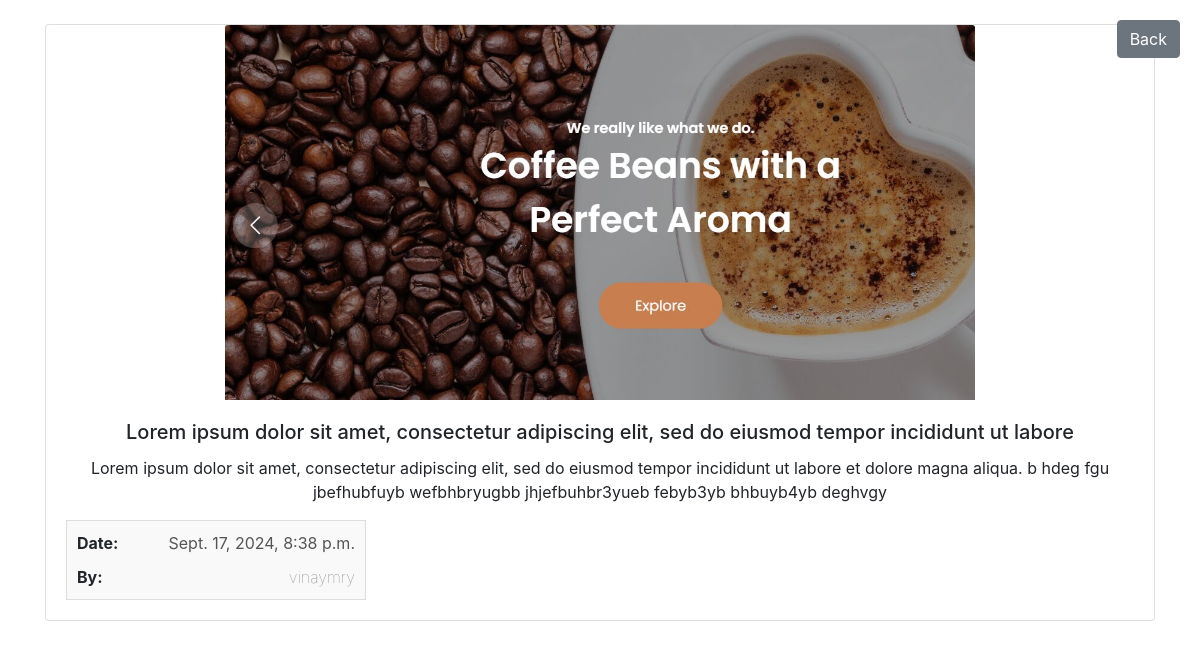
Page /newsdetail/lorem-ipsum-dolor-sit-amet-consectetur-adipiscin-2 on the committed database.
### tweet/models.py (models this page shows, shortened)
class Tweet(models.Model):
 title=models.CharField(max_length=100,default='Untitled')
 user=models.ForeignKey(User,on_delete=models.CASCADE)
 text=models.TextField(max_length=400)
 photo=models.ImageField(upload_to='photo/',blank=True,null=True)
 created_at=models.DateTimeField(auto_now_add=True)
 updated_at=models.DateTimeField(auto_now=True)
 slug=AutoSlugField(populate_from='title',unique=True,null=True,default=None)

### tweet/views.py (the view)
# urls.py: path('newsdetail/<slug>',views.newsdetail)
def newsdetail(request,slug):
    newsdetail=Tweet.objects.get(slug=slug)
    data={
        'newsdetail':newsdetail
    }
    return render(request,'newsdetail.html',data)

### tweet/templates/newsdetail.html (shortened to what this page needs)
<!DOCTYPE html>
<html lang="en">
<head>
    <link href="https://stackpath.bootstrapcdn.com/bootstrap/4.5.2/css/bootstrap.min.css" rel="stylesheet">
</head>
<body>
    <div class="container mt-4">
        <a href="{% url 'tweet_list' %}" class="btn btn-secondary back-button">Back</a>
        <div class="card">
            {% if newsdetail.photo %}
                <img src="{{ newsdetail.photo.url }}" class="card-img-top" alt="Tweet photo">
            {% else %}
                <img src="https://via.placeholder.com/750x375" class="card-img-top" alt="Placeholder image">
            {% endif %}
            <div class="card-body">
                <h5 class="card-title">{{ newsdetail.title }}</h5>
                <p class="card-text">{{ newsdetail.text }}</p>
                <div style="border: 1px solid #ddd; padding: 10px; width: 300px; background-color: #f9f9f9;">
                    <div style="display: flex; justify-content: space-between; align-items: center; margin-bottom: 10px;">
                        <span style="font-weight: bold;">Date:</span>
                        <span style="font-weight: normal; color: #555;">{{newsdetail.created_at}}</span>
                    </div>
                    <div style="display: flex; justify-content: space-between; align-items: center;">
                        <span style="font-weight: bold;">By:</span>
                        <span style="font-weight: lighter; color: #777;">{{newsdetail.user}}</span>
                    </div>
                </div>
            </div>
        </div>
    </div>
</body>
</html>

### rows in the picture
Tweet: photo (picture), title "Lorem ipsum dolor sit amet, consectetur adipiscing elit, sed do eiusmod tempor incididunt ut labore", text "Lorem ipsum dolor sit amet, consectetur adipiscing elit, sed do eiusmod tempor incididunt ut labore et dolore magna aliqua. b hdeg fgu jbefhubfuyb wefbhbryugbb jhjefbuhbr3yueb febyb3yb bhbuyb4yb deghvgy", created_at "Sept. 17, 2024, 8:38 p.m.", user "vinaymry"
